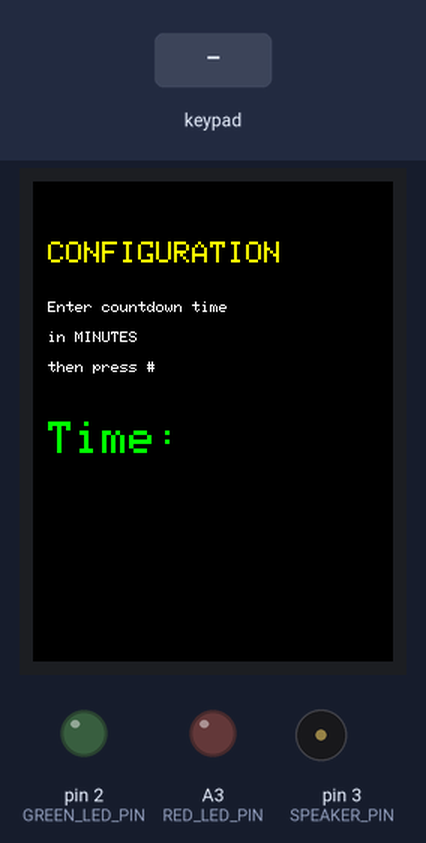
The sketch below on a simulated Arduino Uno, built with avr-gcc and run on an emulated ATmega328P. Shown: 240×320 colour display, output pins drawn as LEDs (lit = HIGH), buzzer (waves = sounding). The test bench sets the inputs (shaded band). What the sketch prints to the serial monitor is not drawn.

Above: at 3.5 s.
3.6 s: keypad keys 1 2 3 4 # pressed 0.4 s apart
At 5.8 s:
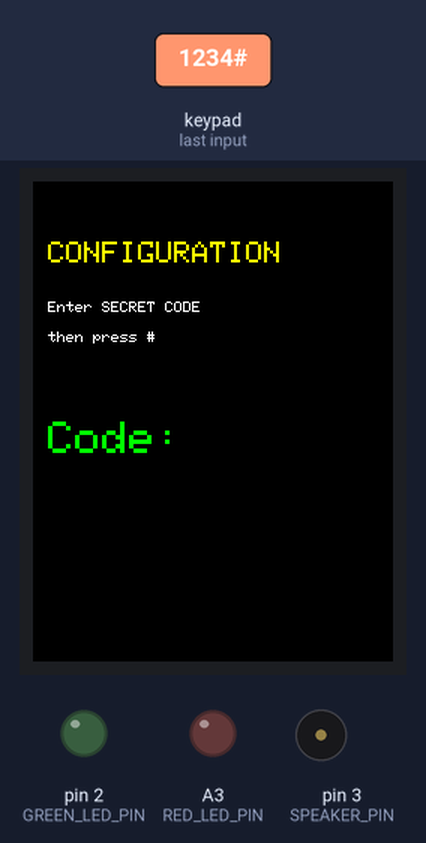
7.1 s: keypad keys 7 6 5 4 # pressed 0.4 s apart
At 9.5 s:
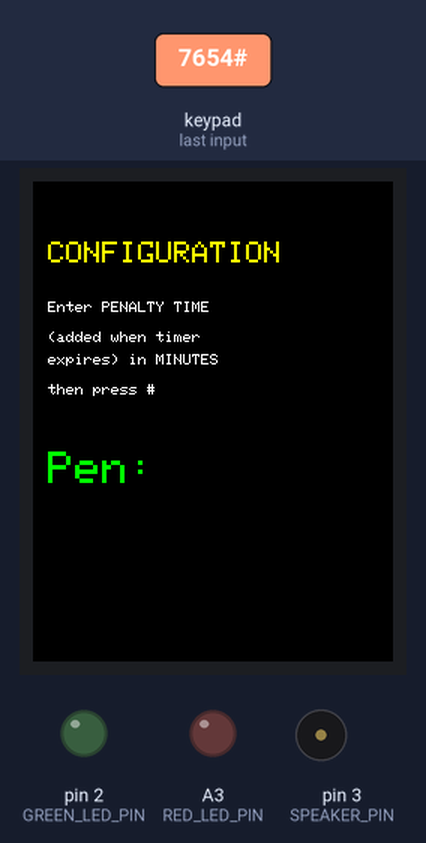
10.6 s: key '8' pressed
At 11.8 s:
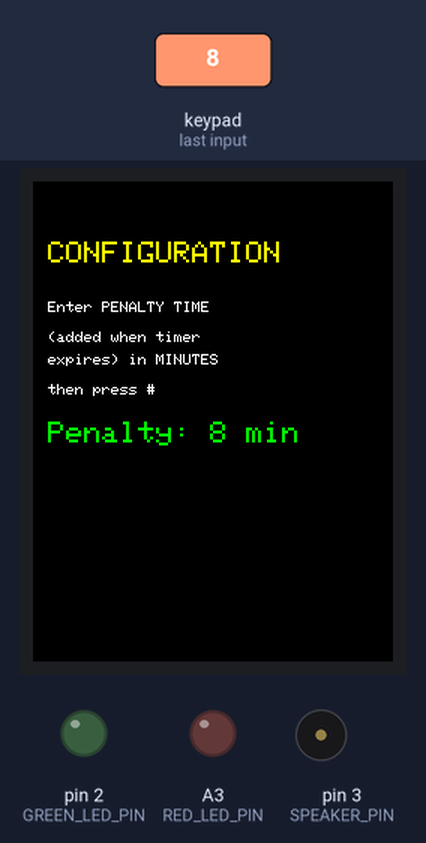
12.1 s: key '#' pressed
At 13.3 s:
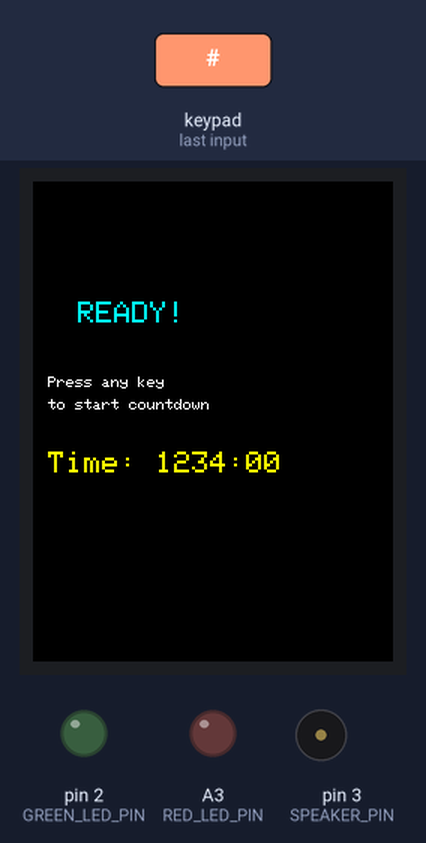
13.6 s: keypad keys 1 3 9 7 # pressed 0.4 s apart
At 13.79 s:
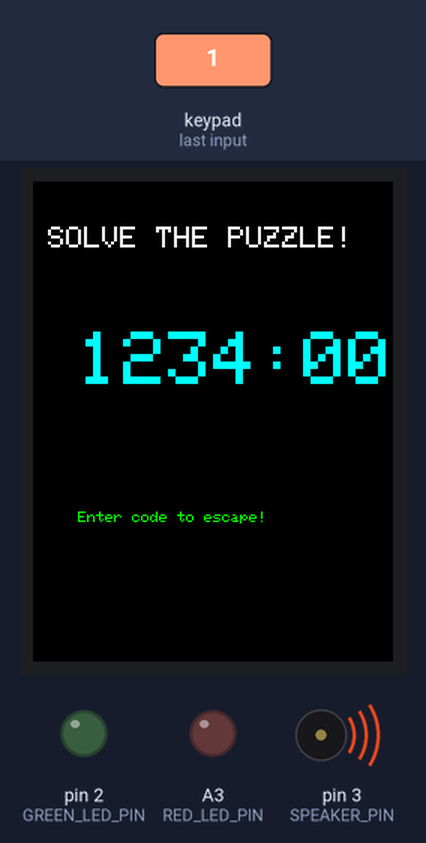
17.1 s: keypad keys 7 6 5 4 # pressed 0.4 s apart
At 22.02 s:
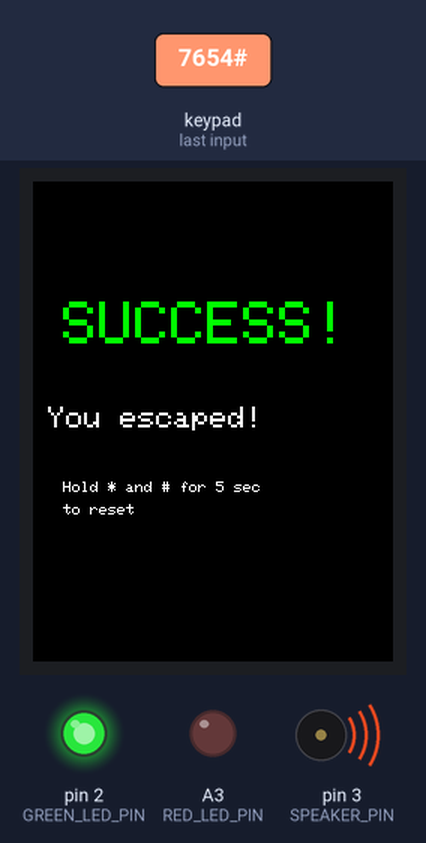
Timing chart, 0 to 22.3 s (numbered marks = the images above; inputs shaded):
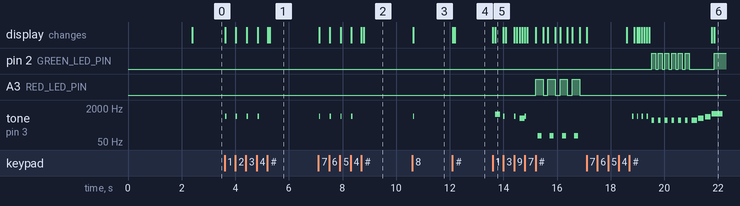

The sketch:

escape_room_timer.ino
```cpp
/*
 * Escape Room Countdown Timer
 *
 * Features:
 * - Configurable countdown time, secret code, and penalty time
 * - TFT display with countdown and messages
 * - Keypad input for code entry
 * - LED indicators (green=success, red=error)
 * - Audio feedback with different beeps per minute
 * - Reset/config mode: Hold * and # for 5 seconds
 *
 * Wiring: See wiring_diagram.md
 */

#include <Adafruit_GFX.h>
#include <Adafruit_ILI9341.h>
#include <SPI.h>
#include <Keypad.h>

// ==================== PIN DEFINITIONS ====================

// TFT Display pins
#define TFT_CS   10
#define TFT_DC   8
#define TFT_RST  9

// LED pins
#define GREEN_LED_PIN 2
#define RED_LED_PIN   A3

// Speaker pin
#define SPEAKER_PIN 3

// Keypad pins
const byte ROWS = 4;
const byte COLS = 3;
byte rowPins[ROWS] = {7, 6, 5, 4};
byte colPins[COLS] = {A0, A1, A2};

// ==================== KEYPAD SETUP ====================

char keys[ROWS][COLS] = {
  {'1', '2', '3'},
  {'4', '5', '6'},
  {'7', '8', '9'},
  {'*', '0', '#'}
};

Keypad keypad = Keypad(makeKeymap(keys), rowPins, colPins, ROWS, COLS);

// ==================== TFT SETUP ====================

Adafruit_ILI9341 tft = Adafruit_ILI9341(TFT_CS, TFT_DC, TFT_RST);

// ==================== STATE MACHINE ====================

enum GameState {
  CONFIG_TIME,      // Entering countdown time
  CONFIG_CODE,      // Entering secret code
  CONFIG_PENALTY,   // Entering penalty time
  WAITING,          // Waiting for first keypress to start
  RUNNING,          // Timer running
  SUCCESS,          // Correct code entered
  CHECKING_RESET    // Checking for reset combo
};

GameState currentState = CONFIG_TIME;

// ==================== GAME VARIABLES ====================

unsigned long countdownSeconds = 900;  // Default 15 minutes
String secretCode = "1234";            // Default code
unsigned long penaltySeconds = 300;    // Default 5 minutes penalty
String gameMessage = "SOLVE THE PUZZLE!";
String enteredCode = "";
unsigned long timerStartMillis = 0;
unsigned long lastSecondMillis = 0;
unsigned long lastMinuteSeconds = 999999;
String configBuffer = "";
unsigned long resetHoldStartMillis = 0;
bool resetComboActive = false;

// ==================== SETUP ====================

void setup() {
  Serial.begin(9600);
  Serial.println("Escape Room Timer Starting...");

  // Initialize pins
  pinMode(GREEN_LED_PIN, OUTPUT);
  pinMode(RED_LED_PIN, OUTPUT);
  pinMode(SPEAKER_PIN, OUTPUT);

  digitalWrite(GREEN_LED_PIN, LOW);
  digitalWrite(RED_LED_PIN, LOW);

  // Initialize display
  tft.begin();
  tft.setRotation(0);  // Portrait mode
  tft.fillScreen(ILI9341_BLACK);

  // Show welcome screen
  showWelcomeScreen();
  delay(2000);

  // Start in configuration mode
  currentState = CONFIG_TIME;
  promptForCountdownTime();
}

// ==================== MAIN LOOP ====================

void loop() {
  // Check for reset combo (hold * and # for 5 seconds)
  checkResetCombo();

  // Get keypad input
  char key = keypad.getKey();

  if (key) {
    Serial.print("Key: ");
    Serial.println(key);
    handleKeyPress(key);
  }

  // Update timer if running
  if (currentState == RUNNING) {
    updateTimer();
  }

  delay(10);
}

// ==================== KEY HANDLING ====================

void handleKeyPress(char key) {
  switch (currentState) {
    case CONFIG_TIME:
      handleConfigTime(key);
      break;

    case CONFIG_CODE:
      handleConfigCode(key);
      break;

    case CONFIG_PENALTY:
      handleConfigPenalty(key);
      break;

    case WAITING:
      // Any key starts the timer
      startTimer();
      break;

    case RUNNING:
      handleCodeEntry(key);
      break;

    case SUCCESS:
      // Ignore keys after success
      break;
  }
}

// ==================== CONFIGURATION MODE ====================

void handleConfigTime(char key) {
  if (key == '#') {
    if (configBuffer.length() > 0) {
      countdownSeconds = configBuffer.toInt() * 60;  // Convert minutes to seconds
      Serial.print("Countdown set to: ");
      Serial.print(countdownSeconds);
      Serial.println(" seconds");

      configBuffer = "";
      currentState = CONFIG_CODE;
      promptForSecretCode();
    }
  } else if (key >= '0' && key <= '9') {
    configBuffer += key;
    updateConfigDisplay("Time: " + configBuffer + " min");
    beep(800, 50);
  }
}

void handleConfigCode(char key) {
  if (key == '#') {
    if (configBuffer.length() >= 1) {
      secretCode = configBuffer;
      Serial.print("Secret code set to: ");
      Serial.println(secretCode);

      configBuffer = "";
      currentState = CONFIG_PENALTY;
      promptForPenaltyTime();
    }
  } else if (key >= '0' && key <= '9') {
    configBuffer += key;
    String masked = "";
    for (int i = 0; i < configBuffer.length(); i++) {
      masked += "*";
    }
    updateConfigDisplay("Code: " + masked);
    beep(800, 50);
  }
}

void handleConfigPenalty(char key) {
  if (key == '#') {
    if (configBuffer.length() > 0) {
      penaltySeconds = configBuffer.toInt() * 60;  // Convert minutes to seconds
      Serial.print("Penalty time set to: ");
      Serial.print(penaltySeconds);
      Serial.println(" seconds");

      configBuffer = "";
      currentState = WAITING;
      showWaitingScreen();
    }
  } else if (key >= '0' && key <= '9') {
    configBuffer += key;
    updateConfigDisplay("Penalty: " + configBuffer + " min");
    beep(800, 50);
  }
}

// ==================== CODE ENTRY DURING GAME ====================

void handleCodeEntry(char key) {
  if (key == '#') {
    // Check if code is correct
    if (enteredCode == secretCode) {
      handleCorrectCode();
    } else {
      handleWrongCode();
    }
    enteredCode = "";
  } else if (key == '*') {
    // Clear entered code
    enteredCode = "";
    updateTimerDisplay();
  } else if (key >= '0' && key <= '9') {
    enteredCode += key;
    beep(800, 50);
    updateTimerDisplay();
  }
}

// ==================== TIMER FUNCTIONS ====================

void startTimer() {
  Serial.println("Timer started!");
  currentState = RUNNING;
  timerStartMillis = millis();
  lastSecondMillis = millis();
  lastMinuteSeconds = 999999;
  enteredCode = "";
  updateTimerDisplay();
  beep(1000, 200);  // Start beep
}

void updateTimer() {
  unsigned long currentMillis = millis();

  // Update every second
  if (currentMillis - lastSecondMillis >= 1000) {
    lastSecondMillis = currentMillis;

    unsigned long elapsedSeconds = (currentMillis - timerStartMillis) / 1000;

    if (elapsedSeconds >= countdownSeconds) {
      // Timer expired!
      handleTimerExpired();
    } else {
      unsigned long remainingSeconds = countdownSeconds - elapsedSeconds;

      // Check if a minute just passed
      unsigned long remainingMinutes = remainingSeconds / 60;
      if (remainingMinutes < lastMinuteSeconds) {
        lastMinuteSeconds = remainingMinutes;
        playMinuteBeep(remainingMinutes);
      }

      updateTimerDisplay();
    }
  }
}

void handleTimerExpired() {
  Serial.println("Timer expired! Adding penalty time...");

  // Show "Transmission Error" message
  tft.fillScreen(ILI9341_BLACK);
  tft.setTextColor(ILI9341_RED);
  tft.setTextSize(2);
  tft.setCursor(20, 100);
  tft.println("TRANSMISSION");
  tft.setCursor(60, 130);
  tft.println("ERROR!");

  // Flash screen and buzz
  for (int i = 0; i < 3; i++) {
    digitalWrite(RED_LED_PIN, HIGH);
    tone(SPEAKER_PIN, 150, 300);
    delay(400);
    digitalWrite(RED_LED_PIN, LOW);
    delay(100);
  }

  delay(1000);

  // Add penalty time and restart
  countdownSeconds += penaltySeconds;
  timerStartMillis = millis();
  lastMinuteSeconds = 999999;

  Serial.print("Added ");
  Serial.print(penaltySeconds);
  Serial.println(" seconds penalty");

  updateTimerDisplay();
}

// ==================== SUCCESS/ERROR HANDLERS ====================

void handleCorrectCode() {
  Serial.println("CORRECT CODE!");
  currentState = SUCCESS;

  // Flash green LED
  for (int i = 0; i < 6; i++) {
    digitalWrite(GREEN_LED_PIN, HIGH);
    tone(SPEAKER_PIN, 523, 100);
    delay(150);
    digitalWrite(GREEN_LED_PIN, LOW);
    delay(100);
  }

  // Success melody
  tone(SPEAKER_PIN, 523, 200);
  delay(250);
  tone(SPEAKER_PIN, 659, 200);
  delay(250);
  tone(SPEAKER_PIN, 784, 200);
  delay(250);
  tone(SPEAKER_PIN, 1047, 400);

  // Show success screen
  showSuccessScreen();

  digitalWrite(GREEN_LED_PIN, HIGH);
}

void handleWrongCode() {
  Serial.println("WRONG CODE!");

  // Flash red LED and screen
  for (int i = 0; i < 4; i++) {
    digitalWrite(RED_LED_PIN, HIGH);
    tft.fillScreen(ILI9341_RED);
    tone(SPEAKER_PIN, 100, 150);
    delay(200);
    digitalWrite(RED_LED_PIN, LOW);
    tft.fillScreen(ILI9341_BLACK);
    delay(100);
  }

  // Show error message
  showErrorMessage();
  delay(1500);

  // Resume timer
  updateTimerDisplay();
}

// ==================== RESET COMBO ====================

void checkResetCombo() {
  bool starPressed = (keypad.findInList('*') != -1);
  bool hashPressed = (keypad.findInList('#') != -1);

  if (starPressed && hashPressed) {
    if (!resetComboActive) {
      resetComboActive = true;
      resetHoldStartMillis = millis();
      Serial.println("Reset combo detected, hold for 5 seconds...");
    } else {
      unsigned long holdTime = millis() - resetHoldStartMillis;
      if (holdTime >= 5000 && currentState != CHECKING_RESET) {
        Serial.println("RESET TRIGGERED!");
        triggerReset();
      }
    }
  } else {
    resetComboActive = false;
  }
}

void triggerReset() {
  // Reset to configuration mode
  currentState = CONFIG_TIME;
  configBuffer = "";
  enteredCode = "";

  // Visual/audio feedback
  tft.fillScreen(ILI9341_BLUE);
  tft.setTextColor(ILI9341_WHITE);
  tft.setTextSize(3);
  tft.setCursor(40, 140);
  tft.println("RESET!");

  tone(SPEAKER_PIN, 1000, 500);
  delay(1000);

  promptForCountdownTime();
}

// ==================== DISPLAY FUNCTIONS ====================

void showWelcomeScreen() {
  tft.fillScreen(ILI9341_BLACK);
  tft.setTextColor(ILI9341_CYAN);
  tft.setTextSize(3);
  tft.setCursor(20, 80);
  tft.println("ESCAPE");
  tft.setCursor(30, 120);
  tft.println("ROOM");
  tft.setCursor(25, 160);
  tft.println("TIMER");

  tft.setTextSize(1);
  tft.setTextColor(ILI9341_WHITE);
  tft.setCursor(60, 220);
  tft.println("Initializing...");
}

void promptForCountdownTime() {
  tft.fillScreen(ILI9341_BLACK);
  tft.setTextColor(ILI9341_YELLOW);
  tft.setTextSize(2);
  tft.setCursor(10, 40);
  tft.println("CONFIGURATION");

  tft.setTextColor(ILI9341_WHITE);
  tft.setTextSize(1);
  tft.setCursor(10, 80);
  tft.println("Enter countdown time");
  tft.setCursor(10, 100);
  tft.println("in MINUTES");
  tft.setCursor(10, 120);
  tft.println("then press #");

  tft.setTextSize(3);
  tft.setTextColor(ILI9341_GREEN);
  tft.setCursor(10, 160);
  tft.println("Time: ");
}

void promptForSecretCode() {
  tft.fillScreen(ILI9341_BLACK);
  tft.setTextColor(ILI9341_YELLOW);
  tft.setTextSize(2);
  tft.setCursor(10, 40);
  tft.println("CONFIGURATION");

  tft.setTextColor(ILI9341_WHITE);
  tft.setTextSize(1);
  tft.setCursor(10, 80);
  tft.println("Enter SECRET CODE");
  tft.setCursor(10, 100);
  tft.println("then press #");

  tft.setTextSize(3);
  tft.setTextColor(ILI9341_GREEN);
  tft.setCursor(10, 160);
  tft.println("Code: ");
}

void promptForPenaltyTime() {
  tft.fillScreen(ILI9341_BLACK);
  tft.setTextColor(ILI9341_YELLOW);
  tft.setTextSize(2);
  tft.setCursor(10, 40);
  tft.println("CONFIGURATION");

  tft.setTextColor(ILI9341_WHITE);
  tft.setTextSize(1);
  tft.setCursor(10, 80);
  tft.println("Enter PENALTY TIME");
  tft.setCursor(10, 100);
  tft.println("(added when timer");
  tft.setCursor(10, 115);
  tft.println("expires) in MINUTES");
  tft.setCursor(10, 135);
  tft.println("then press #");

  tft.setTextSize(3);
  tft.setTextColor(ILI9341_GREEN);
  tft.setCursor(10, 180);
  tft.println("Pen: ");
}

void updateConfigDisplay(String text) {
  // Clear previous input area
  tft.fillRect(0, 150, 240, 100, ILI9341_BLACK);

  tft.setTextSize(2);
  tft.setTextColor(ILI9341_GREEN);
  tft.setCursor(10, 160);
  tft.println(text);
}

void showWaitingScreen() {
  tft.fillScreen(ILI9341_BLACK);
  tft.setTextColor(ILI9341_CYAN);
  tft.setTextSize(2);
  tft.setCursor(30, 80);
  tft.println("READY!");

  tft.setTextColor(ILI9341_WHITE);
  tft.setTextSize(1);
  tft.setCursor(10, 130);
  tft.println("Press any key");
  tft.setCursor(10, 145);
  tft.println("to start countdown");

  tft.setTextSize(2);
  tft.setTextColor(ILI9341_YELLOW);
  tft.setCursor(10, 180);

  unsigned long mins = countdownSeconds / 60;
  unsigned long secs = countdownSeconds % 60;

  tft.print("Time: ");
  if (mins < 10) tft.print("0");
  tft.print(mins);
  tft.print(":");
  if (secs < 10) tft.print("0");
  tft.println(secs);
}

void updateTimerDisplay() {
  unsigned long elapsedSeconds = (millis() - timerStartMillis) / 1000;
  unsigned long remainingSeconds = countdownSeconds - elapsedSeconds;

  if (elapsedSeconds >= countdownSeconds) {
    remainingSeconds = 0;
  }

  unsigned long mins = remainingSeconds / 60;
  unsigned long secs = remainingSeconds % 60;

  // Clear and redraw
  tft.fillScreen(ILI9341_BLACK);

  // Message at top
  tft.setTextColor(ILI9341_WHITE);
  tft.setTextSize(2);
  tft.setCursor(10, 30);
  tft.println(gameMessage);

  // Big countdown in middle
  tft.setTextColor(ILI9341_CYAN);
  tft.setTextSize(5);
  tft.setCursor(30, 100);

  if (mins < 10) tft.print("0");
  tft.print(mins);
  tft.print(":");
  if (secs < 10) tft.print("0");
  tft.print(secs);

  // Show entered code
  if (enteredCode.length() > 0) {
    tft.setTextSize(2);
    tft.setTextColor(ILI9341_YELLOW);
    tft.setCursor(10, 200);
    tft.print("Code: ");

    for (int i = 0; i < enteredCode.length(); i++) {
      tft.print("*");
    }

    tft.setCursor(10, 230);
    tft.setTextSize(1);
    tft.println("Press # to submit");
    tft.println("Press * to clear");
  } else {
    tft.setTextSize(1);
    tft.setTextColor(ILI9341_GREEN);
    tft.setCursor(30, 220);
    tft.println("Enter code to escape!");
  }
}

void showSuccessScreen() {
  tft.fillScreen(ILI9341_BLACK);

  tft.setTextColor(ILI9341_GREEN);
  tft.setTextSize(4);
  tft.setCursor(20, 80);
  tft.println("SUCCESS!");

  tft.setTextSize(2);
  tft.setTextColor(ILI9341_WHITE);
  tft.setCursor(10, 150);
  tft.println("You escaped!");

  tft.setTextSize(1);
  tft.setCursor(20, 200);
  tft.println("Hold * and # for 5 sec");
  tft.setCursor(20, 215);
  tft.println("to reset");
}

void showErrorMessage() {
  tft.fillScreen(ILI9341_BLACK);

  tft.setTextColor(ILI9341_RED);
  tft.setTextSize(3);
  tft.setCursor(30, 100);
  tft.println("WRONG");
  tft.setCursor(30, 140);
  tft.println("CODE!");

  tft.setTextSize(2);
  tft.setTextColor(ILI9341_YELLOW);
  tft.setCursor(30, 200);
  tft.println("Try again!");
}

// ==================== AUDIO FUNCTIONS ====================

void beep(int frequency, int duration) {
  tone(SPEAKER_PIN, frequency, duration);
}

void playMinuteBeep(unsigned long remainingMinutes) {
  // Different tone for each minute (C major scale)
  int frequencies[] = {262, 294, 330, 349, 392, 440, 494, 523, 587, 659, 698, 784};
  int index = remainingMinutes % 12;

  Serial.print("Minute beep: ");
  Serial.print(remainingMinutes);
  Serial.println(" minutes remaining");

  tone(SPEAKER_PIN, frequencies[index], 300);
}
```

Measured:
- after the input at 3.6 s, tone on pin 3 (SPEAKER_PIN): alternates 800 Hz for 0.05 s and silent for 0.35 s, 8 changes in all, then stays silent, starting at once; the display: first changes at once (image 1 shows a later state)
- after the input at 7.1 s, tone on pin 3 (SPEAKER_PIN): alternates 800 Hz for 0.05 s and silent for 0.35 s, 8 changes in all, then stays silent, starting at once; the display: first changes at once (image 2 shows a later state)
- after the input at 10.6 s, tone on pin 3 (SPEAKER_PIN): silent → 800 Hz at once, → silent 0.05 s later; the display: changes at once (image 3)
- after the input at 12.1 s, the display: first changes at once (image 4 shows a later state)
- after the input at 13.6 s, A3 (RED_LED_PIN): alternates HIGH for 0.28 s and LOW for 0.18 s, starting after 1.6 s; tone on pin 3 (SPEAKER_PIN): plays 1000 Hz for 0.20 s, 800 Hz for 0.05 s, 800 Hz for 0.05 s, 659 Hz for 0.19 s, 800 Hz for 0.05 s, 100 Hz for 0.15 s … (9 notes in this stretch), starting after 0.09 s
- after the input at 17.1 s, pin 2 (GREEN_LED_PIN): goes 5 × (HIGH 0.15 s, LOW 0.10 s), HIGH 0.15 s, LOW 0.93 s, then HIGH, starting after 2.4 s; tone on pin 3 (SPEAKER_PIN): plays 800 Hz for 0.05 s, 800 Hz for 0.05 s, 800 Hz for 0.05 s, 800 Hz for 0.05 s, 523 Hz for 0.10 s, 523 Hz for 0.10 s … (14 notes in this stretch), starting after 1.7 s
